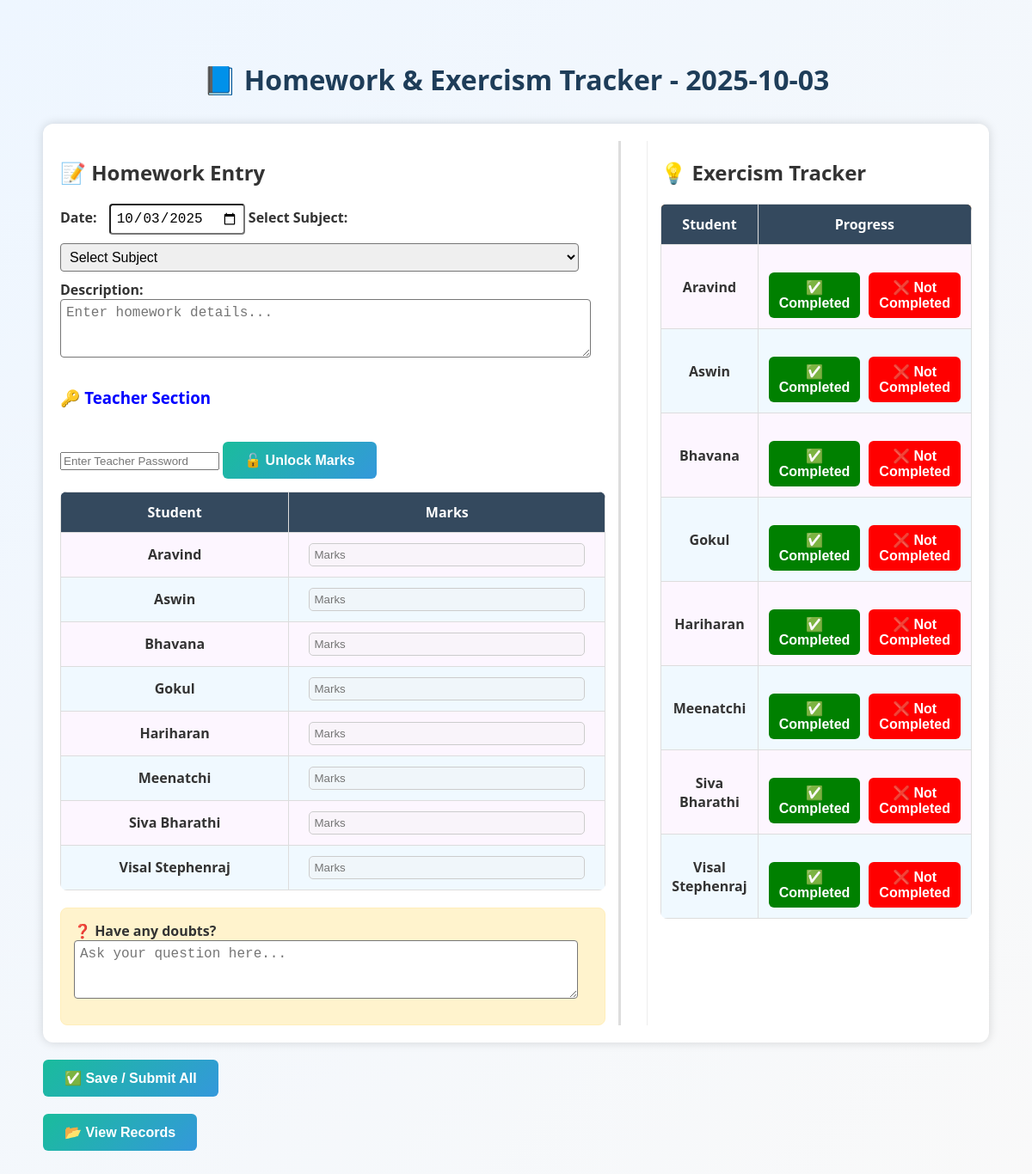
Screenshot of /homework with the database file from the repository.
### attendance_app.py (models this page shows)
class Student(db.Model):
    id = db.Column(db.Integer, primary_key=True)
    name = db.Column(db.String(100), unique=True, nullable=False)

### attendance_app.py (the view, shortened to what this page needs)
@app.route("/homework", methods=["GET", "POST"])
def homework():
    students = Student.query.all()
    success_message = None
    selected_course = None
    filter_date = request.args.get("filter_date")
    filter_course = request.args.get("filter_course")
    filter_range = request.args.get("filter_range", "day")
    homework_records = {}
    query = Homework.query
    if filter_course:
        query = query.filter_by(course=filter_course)
    all_homeworks = query.order_by(Homework.date.desc()).all()
    for hw in all_homeworks:
        if filter_date and filter_range == "day":
            if hw.date != filter_date:
                continue
            if filter_course and hw.course != filter_course:
                continue
        if hw.date not in homework_records:
            homework_records[hw.date] = {}
        if filter_date and filter_range == "day" and filter_course:
            if hw.course != filter_course:
                continue
        homework_records[hw.date][hw.course] = {
            "description": hw.description,
            "marks": {},
            "progress": {}
        }
        for prog in hw.progresses:
            student_name = prog.student.name if prog.student else "Unknown"
            homework_records[hw.date][hw.course]["marks"][student_name] = prog.marks or "N/A"
            homework_records[hw.date][hw.course]["progress"][student_name] = prog.progress or "N/A"
    return render_template(
        "homework.html",
        students=students,
        courses=courses,
        homework_records=homework_records,
        selected_course=selected_course,
        current_date=datetime.now().strftime("%Y-%m-%d"),
        success_message=success_message
    )

### templates/homework.html (shortened to what this page needs)
<!DOCTYPE html>
<html lang="en">
<head>
</head>
<body>
    <h1>📘 Homework & Exercism Tracker - {{ current_date }}</h1>
    <form method="POST">
        <div class="combined-box">
            <div class="homework-section">
                <h2>📝 Homework Entry</h2>
                <label><b>Date:</b></label>
                <input type="date" name="date" value="{{ current_date }}" required style="margin-left:10px; display:inline-block; width:auto;" />
                    <label><b>Select Subject:</b></label>
                <select name="course" required>
                    <option value="" {% if not selected_course %}selected{% endif %}>Select Subject</option>
                </select>
                <label><b>Description:</b></label>
                <textarea name="description" rows="3" placeholder="Enter homework details..."></textarea>
                <h3 style="color:blue;">🔑 Teacher Section</h3>
                <input type="password" id="teacherPass" placeholder="Enter Teacher Password" />
                <button type="button" onclick="enableMarks()">🔓 Unlock Marks</button>
                <table>
                    <thead>
                        <tr>
                            <th>Student</th>
                            <th>Marks</th>
                        </tr>
                    </thead>
                    <tbody>
                    {% for student in students %}
                    <tr>
                        <td><b>{{ student.name }}</b></td>
                        <td><input type="text" class="marks-input" name="{{ student.name }}_marks" placeholder="Marks" disabled /></td>
                    </tr>
                    {% endfor %}
                    </tbody>
                </table>
                <div class="doubt-box">
                    <label><b>❓ Have any doubts?</b></label>
                    <textarea name="doubt" rows="3" placeholder="Ask your question here..."></textarea>
                </div>
            </div>
            <div class="exercism-section">
                <h2>💡 Exercism Tracker</h2>
                <table>
                    <thead>
                        <tr style="background:#e67e22; color:white;">
                            <th>Student</th>
                            <th>Progress</th>
                        </tr>
                    </thead>
                    <tbody>
                    {% for student in students %}
                    <tr>
                        <td><b>{{ student.name }}</b></td>
                        <td>
                            <div class="progress-buttons">
                                <button type="button" class="btn-completed" onclick="toggleTasks('{{ student.name }}')">✅ Completed</button>
                                <button type="button" class="btn-not" onclick="showNotCompleted('{{ student.name }}')">❌ Not Completed</button>
                            </div>
                        </td>
                    </tr>
                    {% endfor %}
                    </tbody>
                </table>
            </div>
        </div>
        <button type="submit">✅ Save / Submit All</button>
    </form>
    <button id="toggleRecordsBtn">📂 View Records</button>
</body>
</html>

### templates/homework.html (style rules this page uses)
body { font-family: "Segoe UI", Tahoma, sans-serif; max-width: 1100px; margin: 30px auto; padding: 20px; background: linear-gradient(135deg, #eef6ff, #f9f9f9); color: #333; }
h1 { color: #1e3d59; text-align: center; margin-bottom: 30px; }
.combined-box { background: #ffffff; padding: 20px; border-radius: 12px; box-shadow: 0 0 12px rgba(0,0,0,0.15); display: flex; gap: 30px; }
.homework-section { flex: 2; border-right: 3px solid #ddd; padding-right: 15px; }
.exercism-section { flex: 1; padding-left: 15px; border-left: 1px solid #eee; }
table { width: 100%; border-collapse: collapse; margin-top: 15px; border-radius: 8px; overflow: hidden; }
th, td { border: 1px solid #ddd; padding: 12px; text-align: center; }
th { background-color: #34495e; color: white; }
tr:nth-child(even) { background-color: #f0f9ff; }
tr:nth-child(odd) { background-color: #fdf6ff; }
.marks-input, .tasks-input { width: 90%; padding: 5px; border-radius: 5px; border: 1px solid #ccc; }
button { margin-top: 20px; padding: 12px 25px; background: linear-gradient(135deg, #1abc9c, #3498db); color: white; border: none; border-radius: 6px; cursor: pointer; font-size: 16px; font-weight: bold; transition: all 0.3s ease; }
.progress-buttons { display: flex; justify-content: center; gap: 10px; }
.btn-completed { background: green; color: white; border: none; padding: 8px 12px; border-radius: 6px; cursor: pointer; }
.btn-not { background: red; color: white; border: none; padding: 8px 12px; border-radius: 6px; cursor: pointer; }
.doubt-box { margin-top: 20px; padding: 15px; background: #fff3cd; border: 1px solid #ffeeba; border-radius: 8px; }
input[type="date"], select, textarea { padding: 6px; border-radius: 4px; font-size: 16px; width: 95%; margin-bottom: 10px; }

### rows the page displays
Student: name "Aravind"
Student: name "Aswin"
Student: name "Bhavana"
Student: name "Gokul"
Student: name "Hariharan"
Student: name "Meenatchi"
Student: name "Siva Bharathi"
Student: name "Visal Stephenraj"
